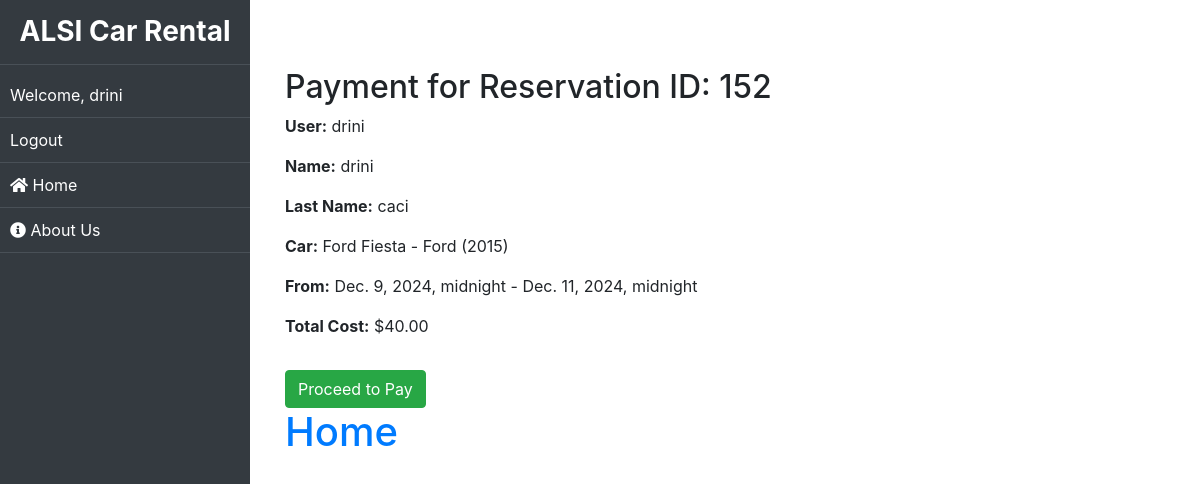
/payment/152/ (signed in), run on the app's committed database.
### qera/models.py (models this page shows, shortened)
class Reservation(models.Model):
    STATUS_CHOICES = [
        ('PENDING', 'Pending'),
        ('CONFIRMED', 'Confirmed'),
        ('CANCELLED', 'Cancelled'),
    ]
    user = models.ForeignKey(User, on_delete=models.CASCADE, null=True, blank=True)
    name = models.CharField(max_length=250, null=True)
    last_name = models.CharField(max_length=250, null=True)
    car = models.ForeignKey(Car, on_delete=models.CASCADE)
    pickup_date = models.DateTimeField()
    return_date = models.DateTimeField()
    status = models.CharField(max_length=10, choices=STATUS_CHOICES, default='PENDING')
    total_cost = models.DecimalField(max_digits=10, decimal_places=2, editable=False)
    email_sent = models.BooleanField(default=False)

class Car(models.Model):
    name = models.CharField(max_length=100)
    brand = models.CharField(max_length=50)
    model = models.CharField(max_length=50)
    year = models.IntegerField()
    winter_rental_price = models.DecimalField(max_digits=10, decimal_places=2)
    summer_rental_price = models.DecimalField(max_digits=10, decimal_places=2, null=True)
    availability_status = models.BooleanField(default=True)  # True means available for rent
    description = models.TextField(null=True)  # For detailed descriptions
    seating_capacity = models.PositiveIntegerField(null=True)
    transmission_type = models.CharField(max_length=50, choices=[('Manual', 'Manual'), ('Automatic', 'Automatic')], null=True)
    fuel_type = models.CharField(max_length=50,
                                 choices=[('Petrol', 'Petrol'), ('Diesel', 'Diesel'), ('Electric', 'Electric')], null=True)
    mileage = models.DecimalField(max_digits=10, decimal_places=2, help_text="Mileage in km/l or equivalent", null=True)
    def __str__(self):
        return f"{self.name} - {self.brand} ({self.year})"

### qera/views.py (the view)
# urls.py: path('payment/<int:reservation_id>/', payment_page, name='payment_page'),
@login_required(login_url='signup')
def payment_page(request, reservation_id):
    reservation = get_object_or_404(Reservation, id=reservation_id)
    context = {
        'reservation': reservation,
        'stripe_public_key': settings.STRIPE_PUBLIC_KEY,
    }
    return render(request, 'qera/payment_page.html', context)

### qera/templates/qera/payment_page.html (shortened to what this page needs)
{% extends 'qera/base.html' %}
{% block content %}
<!DOCTYPE html>
<html lang="en">
<head>
    <link rel="stylesheet" href="https://stackpath.bootstrapcdn.com/bootstrap/4.5.2/css/bootstrap.min.css">
</head>
<body>
{% if reservation.user == request.user %}
<div class="container mt-5">
    <h2>Payment for Reservation ID: {{ reservation.id }}</h2>
    <p><strong>User:</strong> {{ reservation.user }}</p>
    <p><strong>Name:</strong> {{ reservation.name }}</p>
    <p><strong>Last Name:</strong> {{ reservation.last_name }}</p>
    <p><strong>Car:</strong> {{ reservation.car }}</p>
    <p><strong>From:</strong> {{ reservation.pickup_date }} - {{ reservation.return_date }}</p>
    <p><strong>Total Cost:</strong> ${{ reservation.total_cost }}</p>
    <button id="checkout-button" class="btn btn-success mt-3">Proceed to Pay</button>
    <h1><a href="{% url 'qera:home' %}">Home</a></h1>
</div>
{% else %}
<p>Access denied: You do not have permission to view this reservation.</p>
    <a href="{% url 'qera:home' %}">Go Home</a>
{% endif %}
</div>
</body>
</html>
{% endblock %}

### qera/templates/qera/base.html (shortened to what this page needs)
<!DOCTYPE html>
<html lang="en">
<head>
    {% load static %}
    <link rel="stylesheet" href="https://stackpath.bootstrapcdn.com/bootstrap/4.5.2/css/bootstrap.min.css">
    <link rel="stylesheet" href="https://cdnjs.cloudflare.com/ajax/libs/font-awesome/5.15.4/css/all.min.css">
</head>
<body>
    <div class="sidebar" id="sidebar">
        <h3>ALSI Car Rental</h3>
        <ul class="list-unstyled">
            {% if user.is_authenticated %}
                <li><a href="#">Welcome, {{ user.username }}</a></li>
                <li><a href="{% url 'singout' %}">Logout</a></li>
            {% else %}
                <li><a href="{% url 'signin' %}">Login</a></li>
                <li><a href="{% url 'signup' %}">Register</a></li>
            {% endif %}
            <li class="{% if request.path == '/qera/home/' %}active{% endif %}">
                <a href="{% url 'qera:home' %}"><i class="fas fa-home"></i> Home</a>
            </li>
            <li class="{% if request.path == '/qera/about_us/' %}active{% endif %}">
                <a href="{% url 'qera:about_us' %}"><i class="fas fa-info-circle"></i> About Us</a>
            </li>
        </ul>
    </div>
    <div class="content" id="content">
        {% block content %}{% endblock %}
</body>
</html>

### qera/templates/qera/base.html (style rules this page uses)
body { margin: 0; padding: 0; height: 100vh; display: flex; overflow-x: hidden; }
.sidebar { width: 250px; background-color: #343a40; color: white; height: 100%; position: fixed; top: 0; transition: transform 0.3s ease-in-out; z-index: 1000; transform: translateX(-250px); }
.sidebar h3 { position: sticky; top: 0; background-color: #343a40; padding: 15px; text-align: center; font-weight: bold; border-bottom: 1px solid #495057; }
.sidebar a { color: white; text-decoration: none; padding: 10px; display: block; border-bottom: 1px solid #495057; transition: background-color 0.2s ease; }
.content { flex-grow: 1; margin-left: 0; padding: 20px; transition: margin-left 0.3s ease-in-out; width: 100%; }
@media (min-width: 768px) { .sidebar { transform: translateX(0); } }
@media (min-width: 768px) { .content { margin-left: 250px; } }

### data on the page
Reservation: id "152", user "drini", name "drini", last_name "caci", car "Ford Fiesta - Ford (2015)", pickup_date "Dec. 9, 2024, midnight", return_date "Dec. 11, 2024, midnight", total_cost "40.00"

### other printed values
{{ user.username }} "drini"
